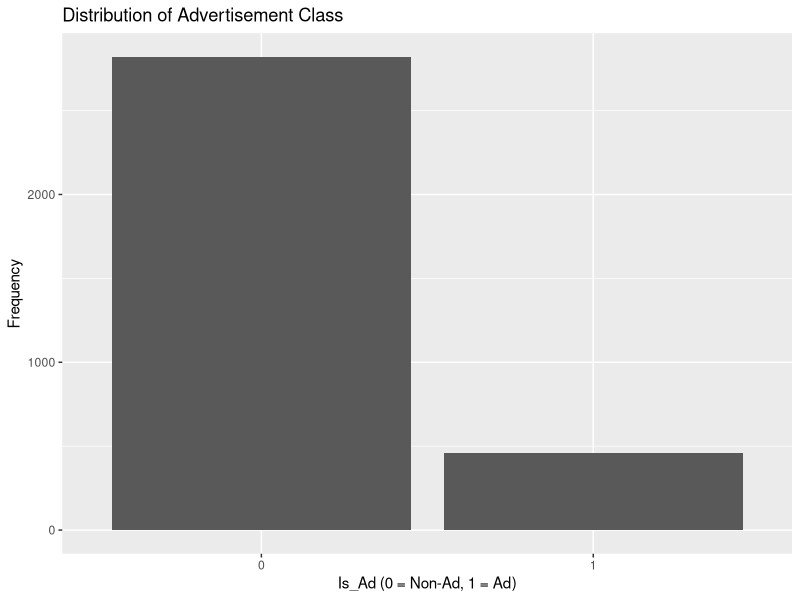
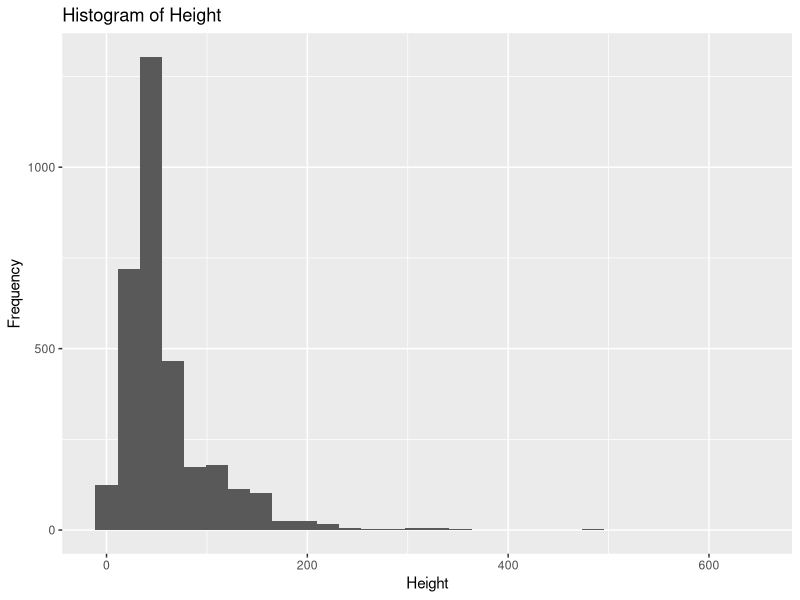
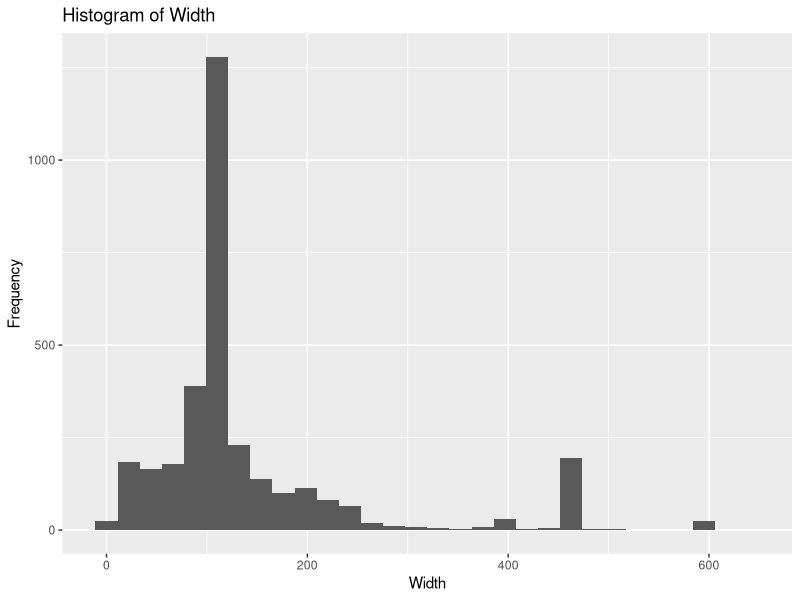
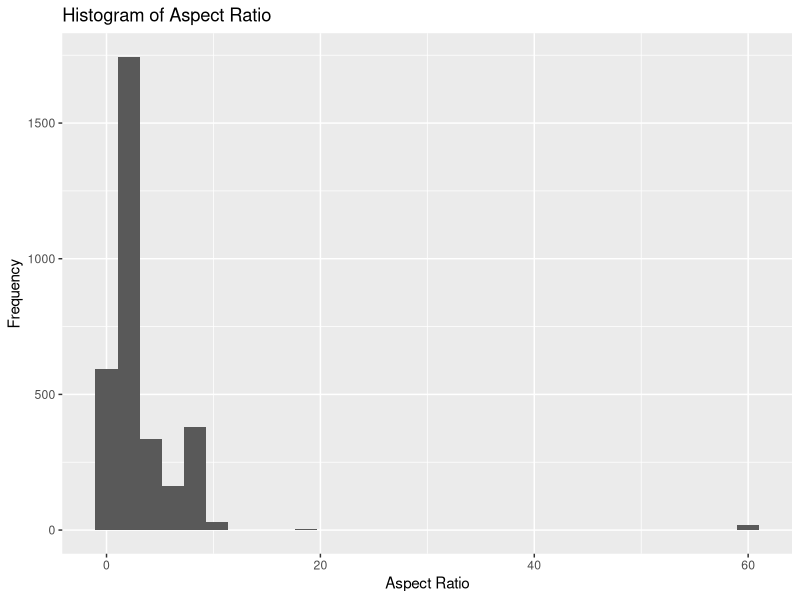
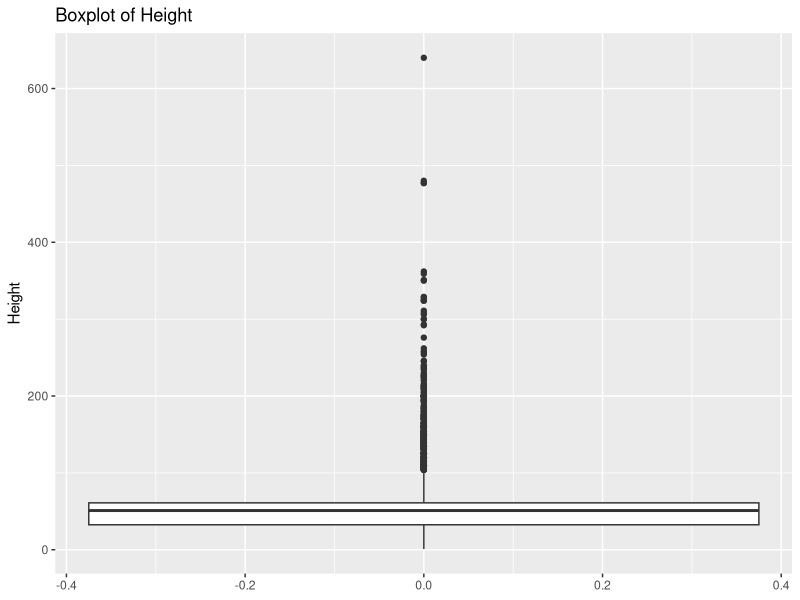
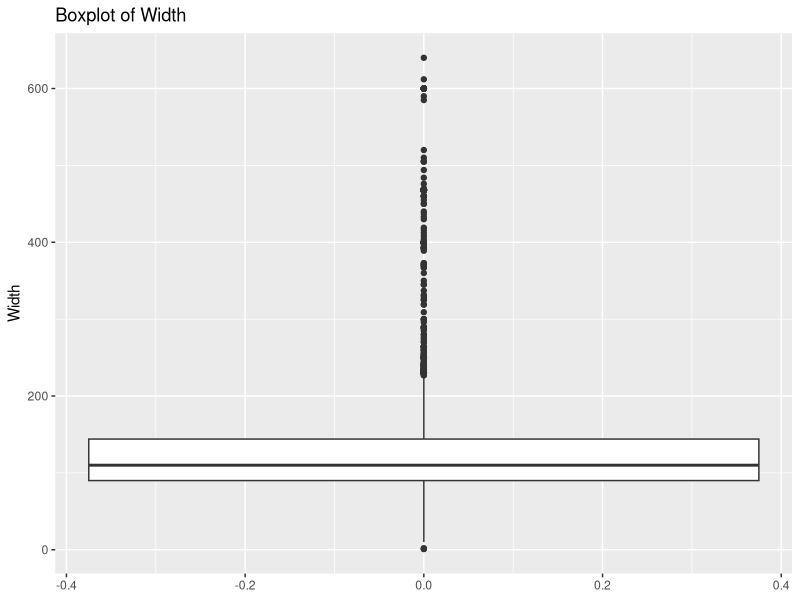
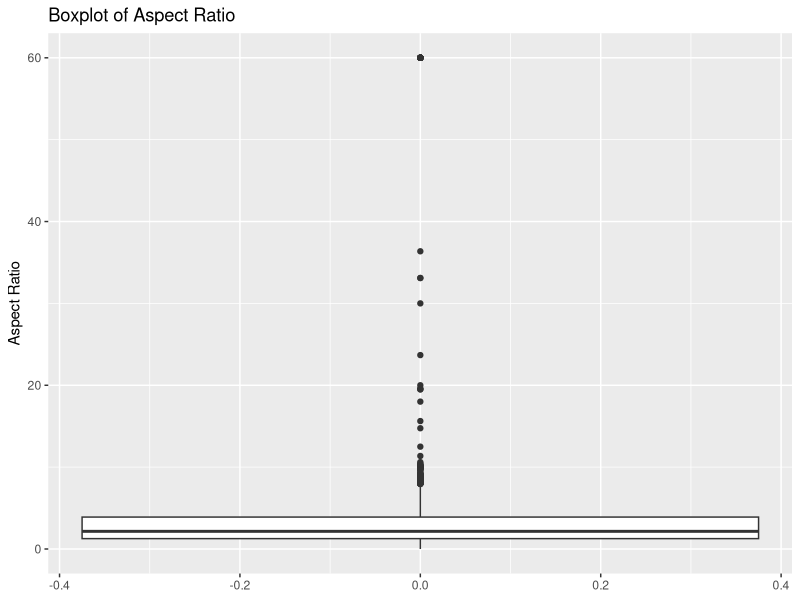
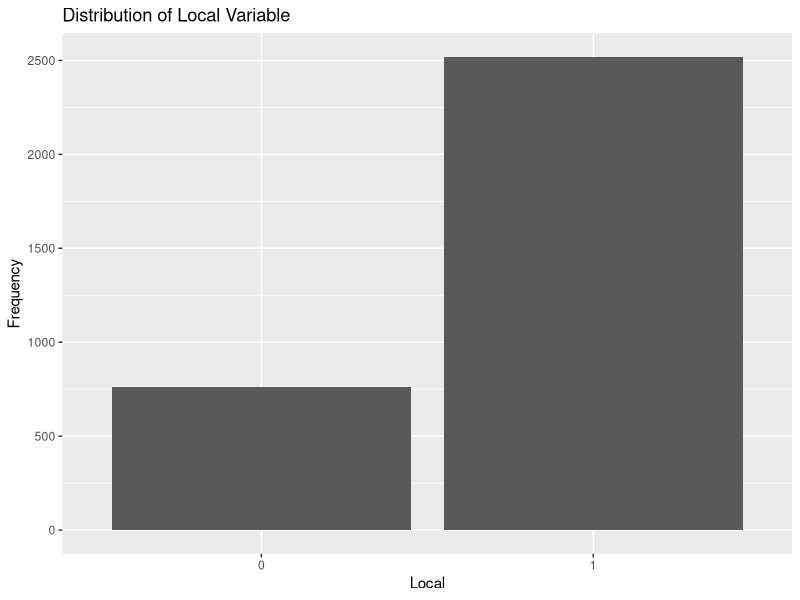

Generate these figures, in order, with R:
library(ggplot2)
library(dplyr)

df <- read.csv("preprocessed.csv", stringsAsFactors = FALSE)

dim(df)
names(df)
str(df)
summary(df)
colSums(is.na(df))

class_freq <- table(df$Is_Ad)
class_percent <- prop.table(class_freq) * 100

class_summary <- data.frame(
  Is_Ad = names(class_freq),
  Frequency = as.vector(class_freq),
  Percentage = round(as.vector(class_percent), 2)
)

print(class_summary)

p_class <- ggplot(df, aes(x = factor(Is_Ad))) +
  geom_bar() +
  labs(
    title = "Distribution of Advertisement Class",
    x = "Is_Ad (0 = Non-Ad, 1 = Ad)",
    y = "Frequency"
  )

print(p_class)

numeric_summary <- data.frame(
  Variable = c("Height", "Width", "Aspect_ratio"),
  Mean = c(mean(df$Height), mean(df$Width), mean(df$Aspect_ratio)),
  Median = c(median(df$Height), median(df$Width), median(df$Aspect_ratio)),
  SD = c(sd(df$Height), sd(df$Width), sd(df$Aspect_ratio)),
  Min = c(min(df$Height), min(df$Width), min(df$Aspect_ratio)),
  Q1 = c(
    as.numeric(quantile(df$Height, 0.25)),
    as.numeric(quantile(df$Width, 0.25)),
    as.numeric(quantile(df$Aspect_ratio, 0.25))
  ),
  Q3 = c(
    as.numeric(quantile(df$Height, 0.75)),
    as.numeric(quantile(df$Width, 0.75)),
    as.numeric(quantile(df$Aspect_ratio, 0.75))
  ),
  Max = c(max(df$Height), max(df$Width), max(df$Aspect_ratio))
)

print(numeric_summary)

p_height_hist <- ggplot(df, aes(x = Height)) +
  geom_histogram(bins = 30) +
  labs(title = "Histogram of Height", x = "Height", y = "Frequency")

p_width_hist <- ggplot(df, aes(x = Width)) +
  geom_histogram(bins = 30) +
  labs(title = "Histogram of Width", x = "Width", y = "Frequency")

p_aspect_hist <- ggplot(df, aes(x = Aspect_ratio)) +
  geom_histogram(bins = 30) +
  labs(title = "Histogram of Aspect Ratio", x = "Aspect Ratio", y = "Frequency")

print(p_height_hist)
print(p_width_hist)
print(p_aspect_hist)

p_height_box <- ggplot(df, aes(y = Height)) +
  geom_boxplot() +
  labs(title = "Boxplot of Height", y = "Height")

p_width_box <- ggplot(df, aes(y = Width)) +
  geom_boxplot() +
  labs(title = "Boxplot of Width", y = "Width")

p_aspect_box <- ggplot(df, aes(y = Aspect_ratio)) +
  geom_boxplot() +
  labs(title = "Boxplot of Aspect Ratio", y = "Aspect Ratio")

print(p_height_box)
print(p_width_box)
print(p_aspect_box)

local_freq <- table(df$Local)
local_percent <- prop.table(local_freq) * 100

local_summary <- data.frame(
  Local = c("0", "1"),
  Frequency = as.vector(local_freq),
  Percentage = round(as.vector(local_percent), 2)
)

print(local_summary)

p_local <- ggplot(df, aes(x = factor(Local))) +
  geom_bar() +
  labs(
    title = "Distribution of Local Variable",
    x = "Local",
    y = "Frequency"
  )

print(p_local)

grouped_summary <- df %>%
  group_by(Is_Ad) %>%
  summarise(
    Mean_Height = mean(Height),
    Mean_Width = mean(Width),
    Mean_Aspect = mean(Aspect_ratio),
    Mean_Local = mean(Local),
    .groups = "drop"
  )

print(grouped_summary)

p_height_class <- ggplot(df, aes(x = factor(Is_Ad), y = Height)) +
  geom_boxplot() +
  labs(title = "Height by Advertisement Class", x = "Is_Ad", y = "Height")

p_width_class <- ggplot(df, aes(x = factor(Is_Ad), y = Width)) +
  geom_boxplot() +
  labs(title = "Width by Advertisement Class", x = "Is_Ad", y = "Width")

p_aspect_class <- ggplot(df, aes(x = factor(Is_Ad), y = Aspect_ratio)) +
  geom_boxplot() +
  labs(title = "Aspect Ratio by Advertisement Class", x = "Is_Ad", y = "Aspect Ratio")

p_local_class <- ggplot(df, aes(x = factor(Is_Ad), fill = factor(Local))) +
  geom_bar(position = "fill") +
  labs(
    title = "Proportion of Local by Advertisement Class",
    x = "Is_Ad",
    y = "Proportion",
    fill = "Local"
  )

print(p_height_class)
print(p_width_class)
print(p_aspect_class)
print(p_local_class)

write.csv(class_summary, "class_summary.csv", row.names = FALSE)
write.csv(numeric_summary, "numeric_summary.csv", row.names = FALSE)
write.csv(local_summary, "local_summary.csv", row.names = FALSE)
write.csv(grouped_summary, "grouped_summary.csv", row.names = FALSE)

ggsave("fig_class_distribution.png", plot = p_class, width = 7, height = 5)
ggsave("fig_height_histogram.png", plot = p_height_hist, width = 7, height = 5)
ggsave("fig_width_histogram.png", plot = p_width_hist, width = 7, height = 5)
ggsave("fig_aspect_ratio_histogram.png", plot = p_aspect_hist, width = 7, height = 5)

ggsave("fig_height_boxplot.png", plot = p_height_box, width = 7, height = 5)
ggsave("fig_width_boxplot.png", plot = p_width_box, width = 7, height = 5)
ggsave("fig_aspect_ratio_boxplot.png", plot = p_aspect_box, width = 7, height = 5)

ggsave("fig_local_distribution.png", plot = p_local, width = 7, height = 5)

ggsave("fig_height_by_class.png", plot = p_height_class, width = 7, height = 5)
ggsave("fig_width_by_class.png", plot = p_width_class, width = 7, height = 5)
ggsave("fig_aspect_ratio_by_class.png", plot = p_aspect_class, width = 7, height = 5)
ggsave("fig_local_by_class.png", plot = p_local_class, width = 7, height = 5)
